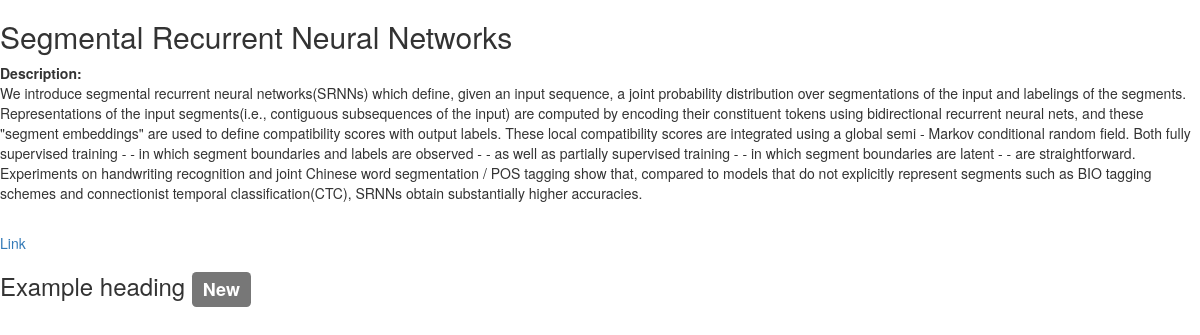
The page /papers/1d906b21-64fd-4269-a45e-4ce6b6d5af81/ on the database its author committed.
### home/models.py (models this page shows, shortened)
@python_2_unicode_compatible
class Paper(models.Model):
    uuid = models.CharField(max_length=100, blank=True, unique=True, default=uuid.uuid4)
    author = models.CharField(max_length=100, verbose_name = u"author")
    title = models.CharField(max_length=200, verbose_name = u"title")
    description = models.CharField(max_length=5000)
    breif_description= models.CharField(max_length=500)
    version=models.CharField(max_length=5)
    category=models.CharField(max_length=100)
    link = models.CharField(max_length=200)
    repo = models.ForeignKey(CodeLink, null=True)
    links = models.ForeignKey(AdditionalLinks, null=True)
    votes = models.IntegerField(default=0)
    rating = models.FloatField(default=0.0)
    pubdate = models.DateTimeField('date published')
    tags = TaggableManager()

### home/views.py (the view, shortened to what this page needs)
# urls.py: url(r'^papers/(?P<paper_id>[0-9a-z-]+)/$', views.PaperView.as_view(), name='paper_page'),
class PaperView(View):
    model = Paper
    template_name = 'paper.html'
    def get(self, request, paper_id, *args, **kwargs):
        paper = Paper.objects.get(uuid=paper_id)
        return render(request, self.template_name, {'paper': paper})

### home/templates/paper.html (shortened to what this page needs)
{% load bootstrap3 %}
{% bootstrap_css %}
<h2> {{ paper.title }} </h2>
<strong> Description: </strong><br>
<p> {{ paper.description }} </p><br>
<a href={{ paper.link }}> Link </a>
<h3>Example heading <span class="label label-default">New</span></h3>

### rows shown on the page
Paper: title "Segmental Recurrent Neural Networks", description "We introduce segmental recurrent neural networks(SRNNs) which define, given an input sequence, a joint probability distribution over segmentations of the input and labelings of the segments. Representations of the input segments(i.e., contiguous subsequences of the input) are computed by encoding their constituent tokens using bidirectional recurrent neural nets, and these \"segment embeddings\" are used to define compatibility scores with output labels. These local compatibility scores are integrated using a global semi - Markov conditional random field. Both fully supervised training - - in which segment boundaries and labels are observed - - as well as partially supervised training - - in…"
